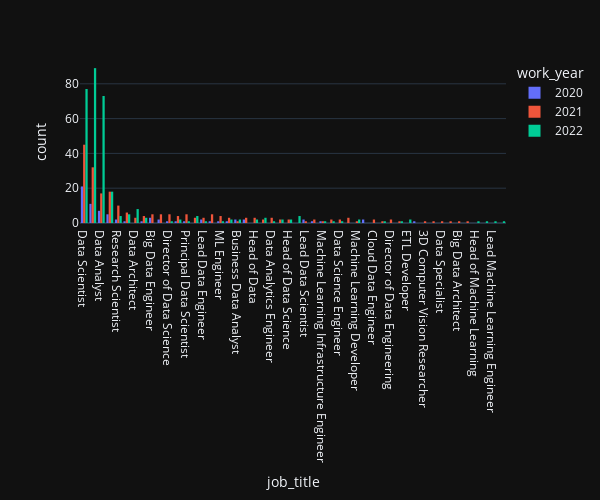

Notebook cell for this chart:
### Code cell
fig = px.histogram(data, x='job_title', color='work_year', height=500, width=600)
fig.layout.template='plotly_dark'
fig.update_layout(barmode='group', xaxis={'categoryorder':'total descending'})

### Figure 1 — Plotly figure (JSON) as saved in the notebook; plotly's stock layout.template omitted (floating-point values rounded to 4 significant figures; data arrays with more than 128 entries replaced by an {"elided": "..."} marker saying what was removed)
{"data": [{"alignmentgroup": "True", "bingroup": "x", "hovertemplate": "work_year=2020<br>job_title=%{x}<br>count=%{y}<extra></extra>", "legendgroup": "2020", "marker": {"color": "#636efa", "pattern": {"shape": ""}}, "name": "2020", "offsetgroup": "2020", "orientation": "v", "showlegend": true, "type": "histogram", "x": ["Data Scientist", "Machine Learning Scientist", "Big Data Engineer", "Product Data Analyst", "Machine Learning Engineer", "Data Analyst", "Lead Data Scientist", "Data Scientist", "Business Data Analyst", "Lead Data Engineer", "Data Scientist", "Data Scientist", "Data Scientist", "Lead Data Analyst", "Data Analyst", "Data Analyst", "Data Engineer", "Big Data Engineer", "Data Science Consultant", "Lead Data Engineer", "Machine Learning Engineer", "Product Data Analyst", "Data Engineer", "BI Data Analyst", "Lead Data Scientist", "Director of Data Science", "Research Scientist", "Data Engineer", "Business Data Analyst", "Machine Learning Manager", "Data Engineering Manager", "Big Data Engineer", "Data Scientist", "Research Scientist", "Data Analyst", "Data Engineer", "Data Science Consultant", "Machine Learning Engineer", "Data Analyst", "Machine Learning Engineer", "Data Scientist", "Data Engineering Manager", "Machine Learning Infrastructure Engineer", "Data Engineer", "Data Engineer", "ML Engineer", "Data Scientist", "Data Engineer", "Data Scientist", "Data Engineer", "Data Analyst", "Data Analyst", "AI Scientist", "Data Engineer", "Computer Vision Engineer", "Principal Data Scientist", "Data Scientist", "Data Scientist", "Data Scientist", "Data Scientist", "Data Engineer", "Data Engineer", "Data Scientist", "Data Scientist", "Machine Learning Engineer", "Data Scientist", "Data Scientist", "Data Science Manager", "Data Scientist", "Data Scientist", "Data Scientist", "Data Scientist"], "xaxis": "x", "yaxis": "y"}, {"alignmentgroup": "True", "bingroup": "x", "hovertemplate": "work_year=2021<br>job_title=%{x}<br>count=%{y}<extra></extra>", "legendgroup": "2021", "marker": {"color": "#EF553B", "pattern": {"shape": ""}}, "name": "2021", "offsetgroup": "2021", "orientation": "v", "showlegend": true, "type": "histogram", "x": {"elided": "217 str values"}, "xaxis": "x", "yaxis": "y"}, {"alignmentgroup": "True", "bingroup": "x", "hovertemplate": "work_year=2022<br>job_title=%{x}<br>count=%{y}<extra></extra>", "legendgroup": "2022", "marker": {"color": "#00cc96", "pattern": {"shape": ""}}, "name": "2022", "offsetgroup": "2022", "orientation": "v", "showlegend": true, "type": "histogram", "x": {"elided": "318 str values"}, "xaxis": "x", "yaxis": "y"}], "layout": {"barmode": "group", "height": 500, "legend": {"title": {"text": "work_year"}, "tracegroupgap": 0}, "margin": {"t": 60}, "width": 600, "xaxis": {"anchor": "y", "categoryorder": "total descending", "domain": [0, 1], "title": {"text": "job_title"}}, "yaxis": {"anchor": "x", "domain": [0, 1], "title": {"text": "count"}}}}
